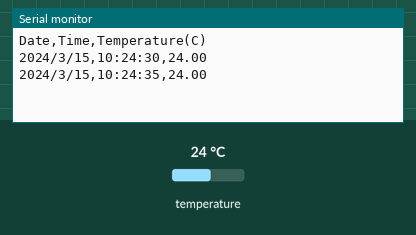
Recording of a sketch running on a simulated Arduino Uno, built with avr-gcc and run on an emulated ATmega328P. Shown: the last lines printed to the serial monitor. The inputs (shaded band) are chosen by the test bench; at power-on: temperature 24 °C. The local clock reads 2024-03-15 10:24:30 at power-on unless the sketch sets it.

Above: at 5.8 s.
5.9 s: temperature set to 12 °C
At 11.4 s:
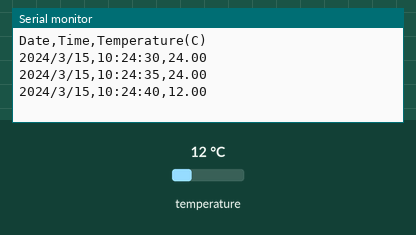
11.9 s: temperature set to 19 °C
At 15.3 s:
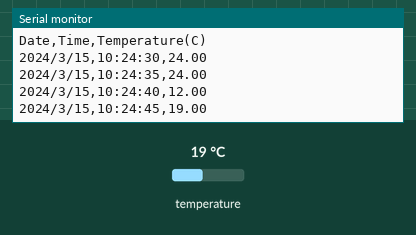
Timing chart, 0 to 16.8 s (numbered marks = the images above; inputs shaded):
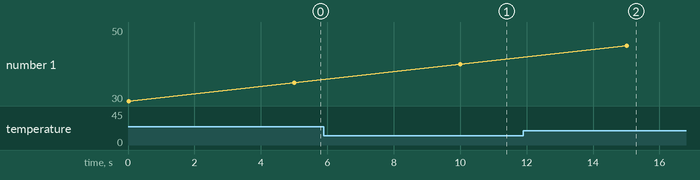

Measured:
- after the input at 5.9 s, the serial monitor: prints a new line after 4.1 s (image 1)
- after the input at 11.9 s, the serial monitor: prints a new line after 3.1 s (image 2)

The sketch:

Project_33_RTC_Temperature_Logger.ino
```cpp
// Project 33: RTC Temperature Logger
// Logs the date, time, and temperature from a DS3231 to the Serial Monitor.

#include <Wire.h>
#include "RTClib.h"

RTC_DS3231 rtc;

void setup () {
  Serial.begin(9600);

  if (! rtc.begin()) {
    Serial.println("Couldn't find RTC");
    while (1);
  }

  // The following line can be uncommented to set the time to the compile time.
  // rtc.adjust(DateTime(F(__DATE__), F(__TIME__)));

  Serial.println("Date,Time,Temperature(C)");
}

void loop () {
    DateTime now = rtc.now();

    Serial.print(now.year(), DEC);
    Serial.print('/');
    Serial.print(now.month(), DEC);
    Serial.print('/');
    Serial.print(now.day(), DEC);
    Serial.print(",");
    Serial.print(now.hour(), DEC);
    Serial.print(':');
    Serial.print(now.minute(), DEC);
    Serial.print(':');
    Serial.print(now.second(), DEC);
    Serial.print(",");

    // The DS3231 has a built-in temperature sensor
    Serial.println(rtc.getTemperature());

    delay(5000); // Log every 5 seconds
}
```
